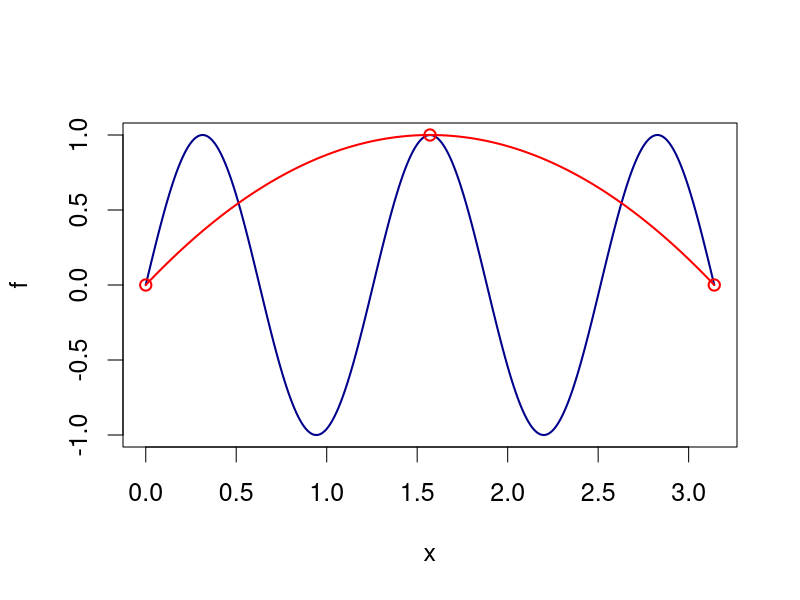

Generate this figure with R:
rm(list = ls()) # clear memory
cat("\f")       # clear screen
library(pracma)

x2 <- seq(0,pi,length=1000)
f2 <- sin(5*x2)
par(cex=1.5)
plot(x2,f2,type="l",lwd=2,col="DarkBlue",xlab="x",ylab="f")
M <- 1
NoPoints_x <- 2*M+1
x <- seq(0,pi,pi/(NoPoints_x-1))
f <- sin(5*x)
Lagr <- rep(1,1000)
LagrIntervalWidth <- 1000/M
for(i in 1:M){
  index_low <- 2*(i-1)+1        # for i=1,...,3: 1,3,6
  index_high <- 2*i+1           # for i=1,...,3: 3,5,8
  coef <- polyfit(x[index_low:index_high],f[index_low:index_high],2)
  index_low_x2 <- floor((i-1)*LagrIntervalWidth)+1
  index_high_x2 <- floor(i*LagrIntervalWidth)
  Lagr[index_low_x2:index_high_x2] <- polyval(coef,x2[index_low_x2:index_high_x2])
}
points(x,f,col="Red",lwd=2)
lines(x2,Lagr,type="l",col="Red",lwd=2)
